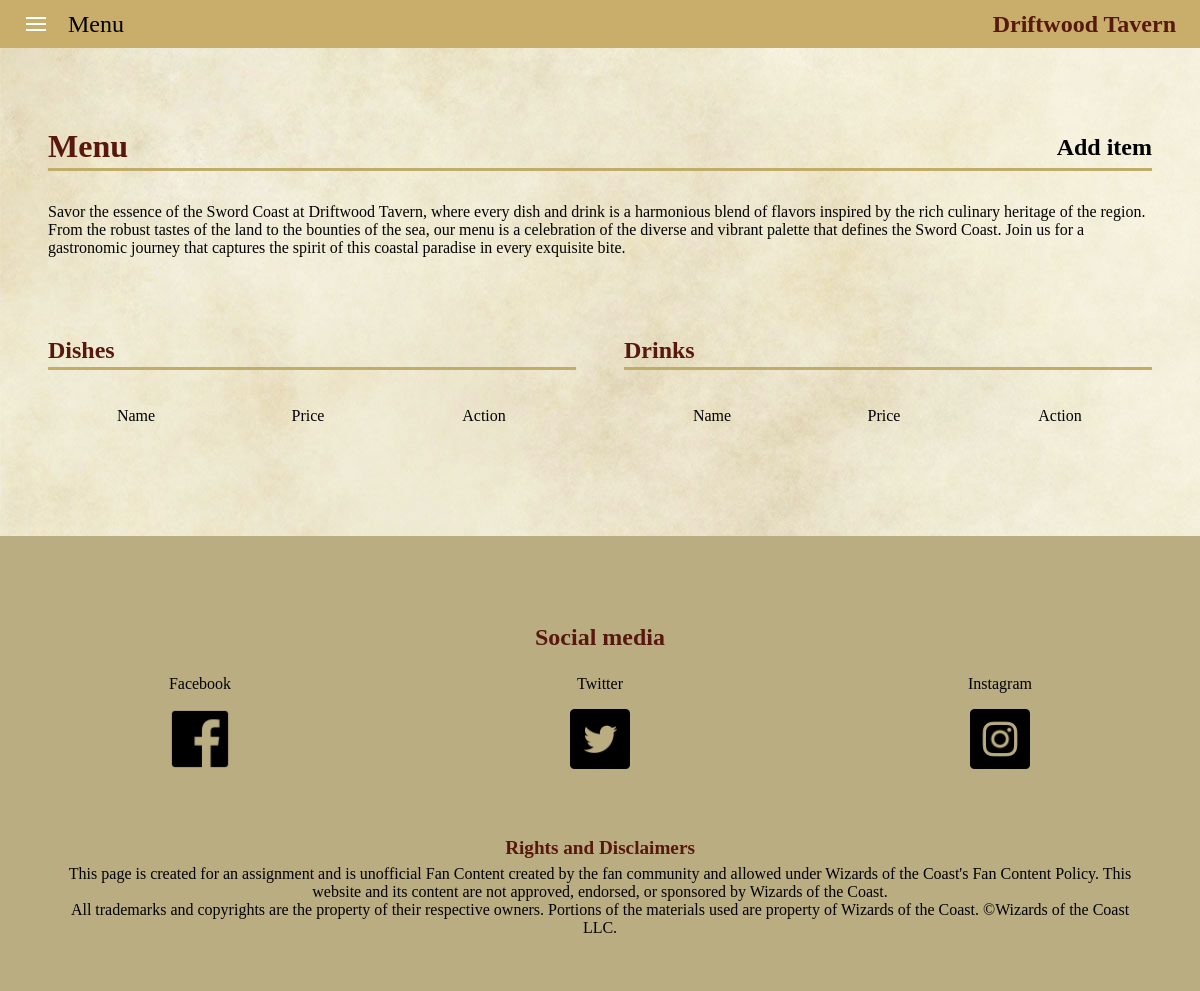
The app's page /menu/, older data.
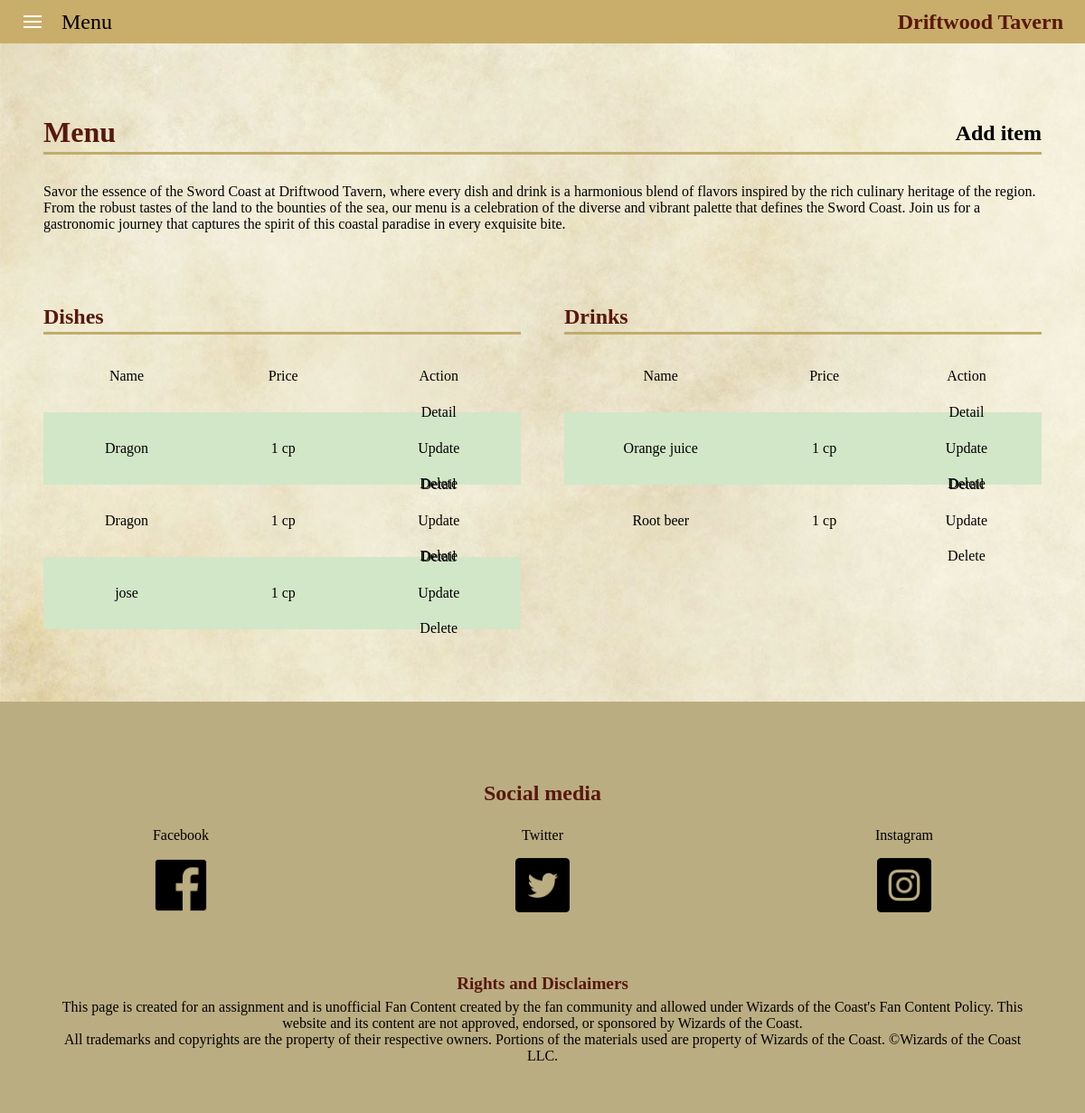
The same page, newer data.
### app_menu/models.py (models this page shows, shortened)
class Menu(Model):
    TYPE_CHOICES = [
        ('food', 'Food'),
        ('drink', 'Drink'),
    ]
    CURRENCY_CHOICES = [
        ("cp", "cp"),
        ("sp", "sp"),
        ("ep", "ep"),
        ("gp", "gp"),
        ("pp", "pp"),
    ]
    name = models.CharField(
        max_length=255,
        blank=False,
        null=False,
        validators=[MaxLengthValidator(255, message="Max 255 characters.")]
        )
    description = models.TextField(
        blank=False,
        null=False,
        validators=[MaxLengthValidator(255, message="Max 255 characters.")]
        )
    price_amount = models.PositiveIntegerField(
        null=False,
        blank=False,
        validators=[MinValueValidator(1, message="Must be greater than 0.")]
        )
    currency = models.CharField(max_length=10, choices=CURRENCY_CHOICES)
    item_type = models.CharField(max_length=10, choices=TYPE_CHOICES)
    class Meta:
        db_table = "dwt_menu_items"
        verbose_name_plural = "Menu Items"

### app_menu/views.py (the view)
# urls.py: path("", MenuListView.as_view(), name="all"),
class MenuListView(MenuBaseView,ListView):
    """
    ESTO ME PERMITE CREAR UNA VISTA CON LOS Menu
    """

### app_menu/templates/menu.html
{% extends 'base.html' %}
{% load static %}
{% block content %}
<main>
    <section class="app-menu">
        <div class="app-menu-content">
            <h1>Menu<span><a href="{% url 'menu:create' %}">Add item</a></span></h1>
            <p>
                Savor the essence of the Sword Coast at Driftwood Tavern, where every dish and drink is a harmonious
                blend of
                flavors inspired by the rich culinary heritage of the region. From the robust tastes of the land to the
                bounties of the sea, our menu is a celebration of the diverse and vibrant palette that defines the Sword
                Coast.
                Join us for a gastronomic journey that captures the spirit of this coastal paradise in every exquisite
                bite.
            </p>
            <div class="app-menu-tables">
                <div class="food">
                    <h2>Dishes</h2>
                    <table>
                        <thead>
                            <tr>
                                <td>Name</td>
                                <td>Price</td>
                                <td>Action</td>
                            </tr>
                        </thead>
                        <tbody>
                            {% for item in menu_list %}
                            {% if item.item_type == "food" %}
                            <tr>
                                <td>{{ item.name }}</td>
                                <td>{{ item.price_amount }} {{ item.currency }}</td>
                                <td class="actions">
                                    <a href="{% url 'menu:detail' item.id %}">Detail</a><br>
                                    <a href="{% url 'menu:update' item.id %}">Update</a><br>
                                    <a href="{% url 'menu:delete' item.id %}">Delete</a>
                                </td>
                            </tr>
                            {% endif %}
                            {% endfor %}
                        </tbody>
                    </table>
                </div>
                <div class="drink">
                    <h2>Drinks</h2>
                    <table>
                        <thead>
                            <tr>
                                <td>Name</td>
                                <td>Price</td>
                                <td>Action</td>
                            </tr>
                        </thead>
                        <tbody>
                            {% for item in menu_list %}
                            {% if item.item_type == "drink" %}
                            <tr>
                                <td>{{ item.name }}</td>
                                <td>{{ item.price_amount }} {{ item.currency }}</td>
                                <td class="actions">
                                    <a href="{% url 'menu:detail' item.id %}">Detail</a><br>
                                    <a href="{% url 'menu:update' item.id %}">Update</a><br>
                                    <a href="{% url 'menu:delete' item.id %}">Delete</a>
                                </td>
                            </tr>
                            {% endif %}
                            {% endfor %}
                        </tbody>
                    </table>
                </div>
            </div>
        </div>
    </section>
</main>
{% endblock %}

### templates/base.html (shortened to what this page needs)
{% load static %}
<!DOCTYPE html>
<html lang="en" id="html">
<head>
    <link rel="stylesheet" href="{% static 'css/header.style.css' %}">
    <link rel="stylesheet" href="{% static 'css/main.style.css' %}">
    <link rel="stylesheet" href="{% static 'css/footer.style.css' %}">
    <link rel="stylesheet" href="{% static 'css/app.style.css' %}">
</head>
<body>
    <header>
        <nav>
            <h3><a href="{% url 'index' %}#html">Driftwood Tavern</a></h3>
            <div class="hamburger-menu-container">
                <div class="hamburger-menu">
                    <div class="ham-bar bar-top"></div>
                    <div class="ham-bar bar-mid"></div>
                    <div class="ham-bar bar-bottom"></div>
                </div>
            </div>
        </nav>
    </header>
    <main>
        {% block content %}
        {% endblock %}
    </main>
    <footer>
        <section class="social-media section-footer" id="social-media">
            <h3>Social media</h3>
            <ul class="social-media-links-list">
                <li>Facebook<a href="https://www.facebook.com/dndbeyond/" target="_blank"
                        rel="noopener noreferrer nofollow">
                        <img src="{% static '' %}media/icons/facebook.png" alt="facebook icon">
                    </a></li>
                <li>Twitter<a href="https://twitter.com/DnDBeyond" target="_blank" rel="noopener noreferrer nofollow">
                        <img src="{% static '' %}media/icons/gorjeo.png" alt="twitter icon">
                    </a></li>
                <li>Instagram<a href="https://www.instagram.com/dndbeyond/?hl=es" target="_blank"
                        rel="noopener noreferrer nofollow">
                        <img src="{% static '' %}media/icons/instagram.png" alt="instagram icon">
                    </a></li>
            </ul>
        </section>
        <section class="rights section-footer">
            <h4>Rights and Disclaimers</h4>
            <p>
                This page is created for an assignment and is unofficial Fan Content created by the fan community and
                allowed under Wizards of the Coast's Fan Content Policy.
                This website and its content are not approved, endorsed, or sponsored by Wizards of the Coast.
                <br>
                All trademarks and copyrights are the property of their respective owners.
                Portions of the materials used are property of Wizards of the Coast.
                ©Wizards of the Coast LLC.
            </p>
        </section>
    </footer>
</body>
</html>

### static/css/header.style.css (style rules this page uses)
header { position: sticky; top: 0; z-index: 4; }
nav { display: flex; justify-content: flex-start; align-items: center; }
nav h3 { position: absolute; right: 1em; font-size: clamp(1em, 5svw, 1.5em); z-index: 3; }
nav a { text-decoration: none; color: var(--colorHeaderText); }
.hamburger-menu-container::after { content: "Menu"; padding-left: 0.5em; font-size: clamp(1em, 5svw, 1.5em); font-family: var(--fontMenu); }
.hamburger-menu-container { background-color: var(--colorBackgroundHeader); width: 100svw; z-index: 2; display: flex; align-items: center; height: 3em; }
.hamburger-menu { height: 1.5em; width: 2.5em; position: relative; cursor: pointer; padding: 0.5em; margin-left: 1em; }
.ham-bar { width: 50%; height: 2px; background-color: #fff; position: absolute; top: 50%; left: 50%; transform: translate(-50%, -50%); transition: transform .6s, opacity .8s, top .6s; }
.bar-top { top: 25%; }
.bar-bottom { top: 75%; }

### static/css/main.style.css (style rules this page uses)
main { flex: 1; }
table { box-sizing: border-box; width: 100%; border-collapse: collapse; }
table, th, td { padding: 2em; text-align: center; }
thead { font-family: var(--fontItemsTableHeader); font-size: clamp(1em, 5vw, 1.5em); text-align: center; }
tbody { font-family: var(--fontItemsBody); }
tbody tr:nth-child(odd) { background-color: var(--colorBackgoundItemsTable); }
td { height: 5em; }

### static/css/footer.style.css (style rules this page uses)
footer { background-color: var(--colorBackgroundFooter); text-align: center; }
.section-footer { margin-top: 4em; }
.social-media > h3 { padding-top: 1em; margin-bottom: 1em; font-size: clamp(1em, 5svw, 1.5em); }
.social-media a { text-decoration: none; color: #000; }
.social-media-links-list { list-style: none; display: flex; flex-direction: row; justify-content: space-around; font-family: var(--fontFooter); font-size: clamp(0.5em, 5svw, 1em); }
.social-media-links-list li { display: flex; flex-direction: column; gap: 1em; }
.social-media-links-list img { max-width: 20%; height: auto; }
.rights > h4 { font-size: clamp(0.2em, 5svw, 1.2em); }
.rights p { padding: 0.5% 5% 2% 5%; font-family: var(--fontFooter); font-size: clamp(0.2em, 5svw, 1em); }
@media screen and (min-width: 880px) { .social-media-links-list img { max-width: 15%; height: auto; } }

### app_menu/static/css/app.style.css (style rules this page uses)
.app-menu { margin: 2em 1em; animation: show 1.5s ease-in-out; }
.app-menu h1 { border-bottom: 3px solid var(--colorHeaderUnderline); padding-bottom: 0.1em; margin-bottom: 0.25em; font-size: clamp(1.5em, 5vw, 2em); position: relative; margin-bottom: 1em; }
.app-menu h1>span { position: absolute; right: 0; top: 0.25em; font-size: 0.75em; }
.app-menu h2 { border-bottom: 3px solid var(--colorHeaderUnderline); padding-bottom: 0.1em; margin-bottom: 0.25em; }
.app-menu a { text-decoration: none; color: black; }
.app-menu-content table { width: 100%; border-collapse: collapse; }
.food, .drink { margin-top: 7em; }
.app-menu-content table, .app-menu-content th, .app-menu-content td { padding: 0 2.5em 0 2.5em; text-align: center; }
.app-menu-content thead { font-family: var(--fontItemsTableHeader); font-size: clamp(0.8em, 4vw, 1em); text-align: center; }
.app-menu-content tbody { font-family: var(--fontItemsBody); }
.app-menu-content tbody tr:nth-child(odd) { background-color: var(--colorBackgoundItemsTable); }
.actions { display: flex; flex-direction: column; justify-content: center; gap: 0.1em; }
@media screen and (min-width: 1080px) { .app-menu { height: max-content; display: flex; flex-direction: column; margin: 5em 3em; } }
@media screen and (min-width: 1080px) { .app-menu-content .app-menu-tables { padding-top: 0; padding-bottom: 0; } }
@media screen and (min-width: 1080px) { .app-menu-tables { display: flex; flex-direction: row; justify-content: space-between; margin-top: 5em; } }
@media screen and (min-width: 1080px) { .app-menu-tables table { width: 44svw; } }
@media screen and (min-width: 1080px) { .food, .drink { margin-top: 0; } }

Row changes from the older to the newer data that the page shows:
added Menu: name "Dragon", price_amount "1", currency "cp", shown under "Dishes"
added Menu: name "Dragon", price_amount "1", currency "cp", shown under "Dishes"
added Menu: name "jose", price_amount "1", currency "cp", shown under "Dishes"
added Menu: name "Orange juice", price_amount "1", currency "cp", shown under "Drinks"
added Menu: name "Root beer", price_amount "1", currency "cp", shown under "Drinks"
